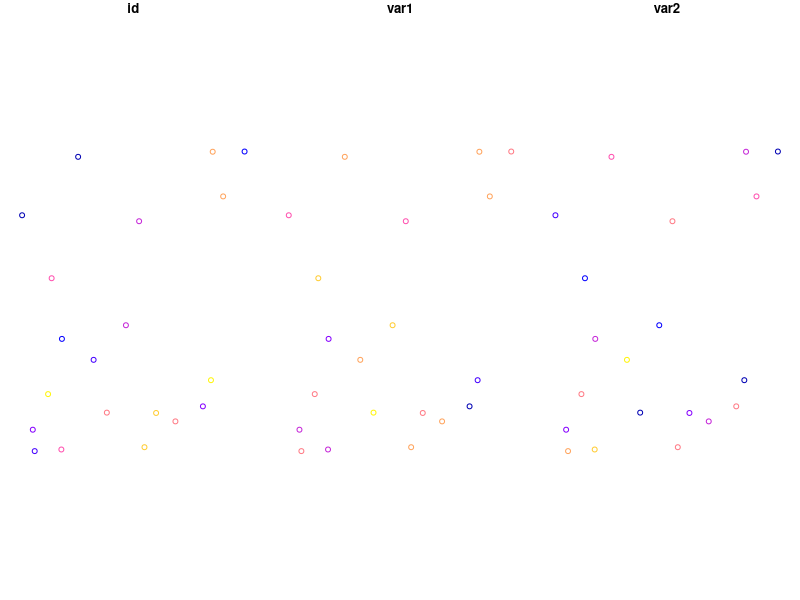
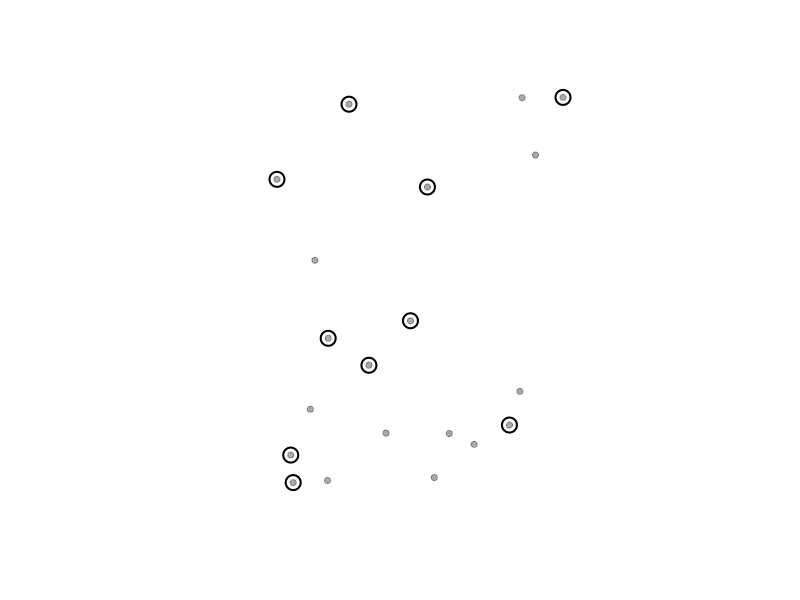
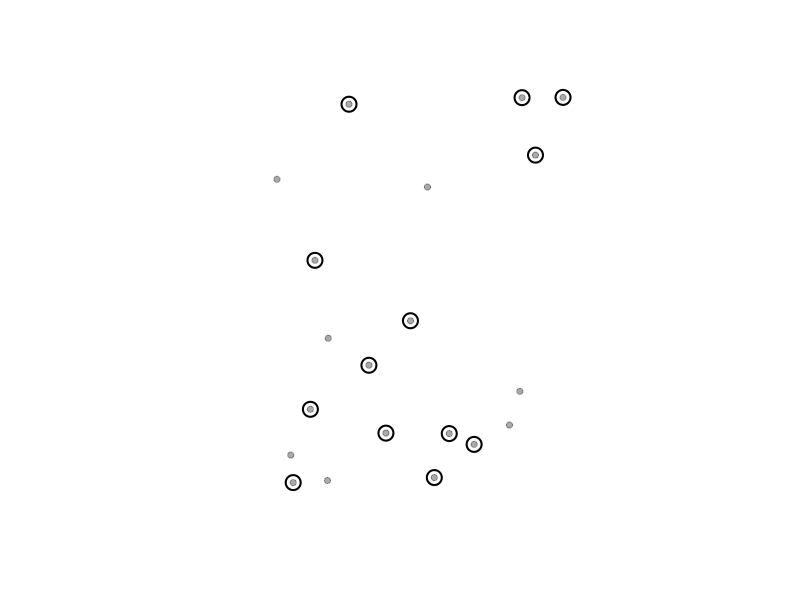
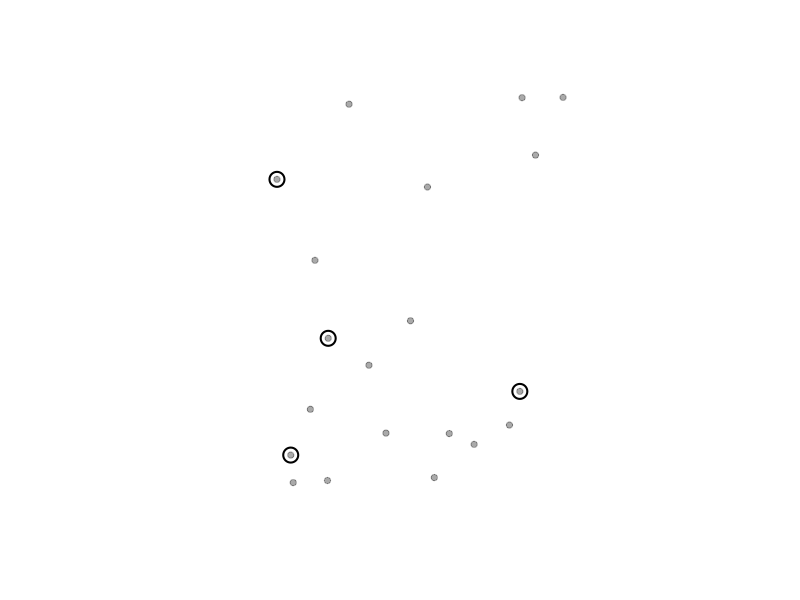
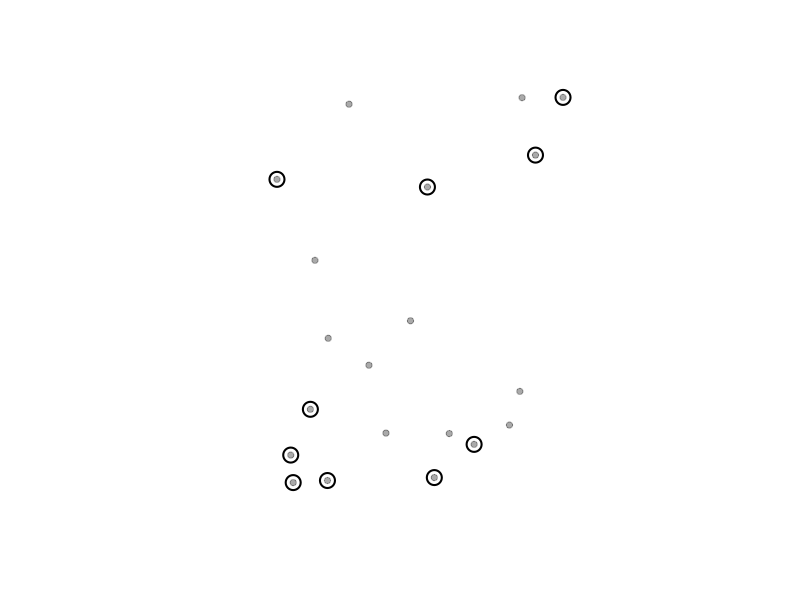
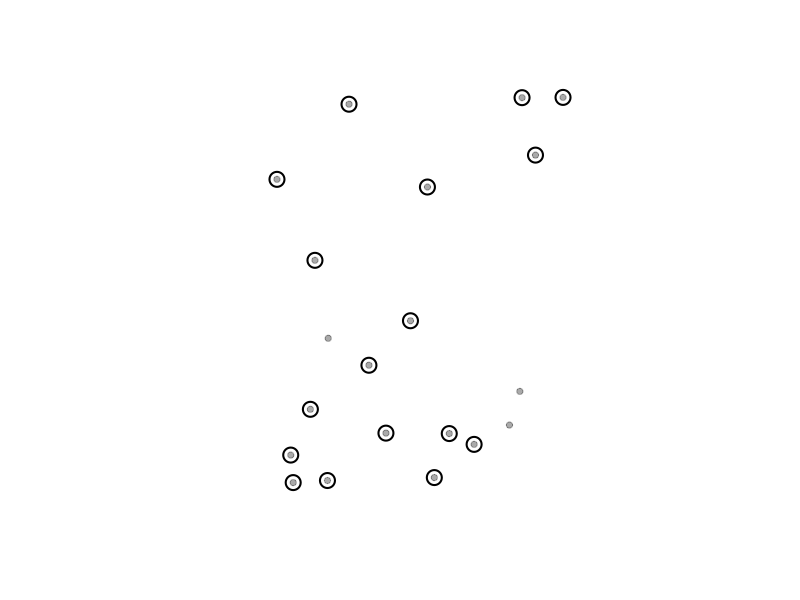
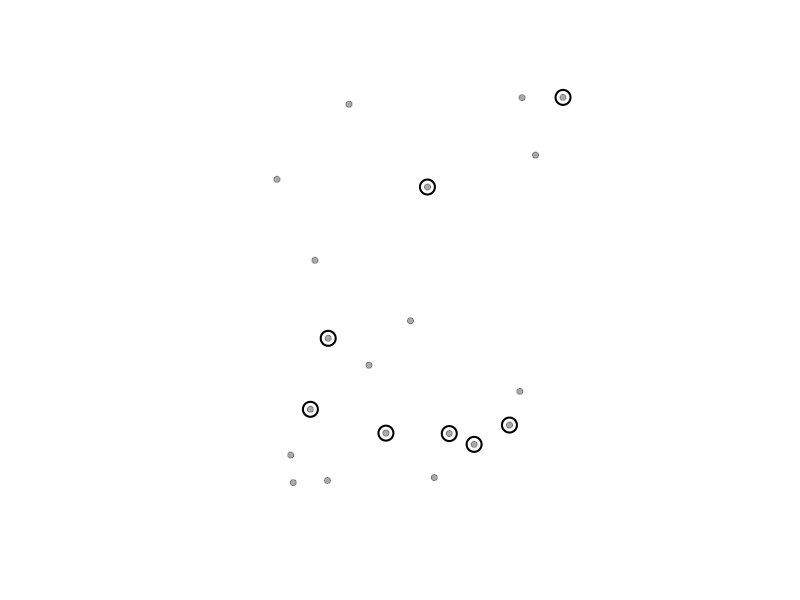
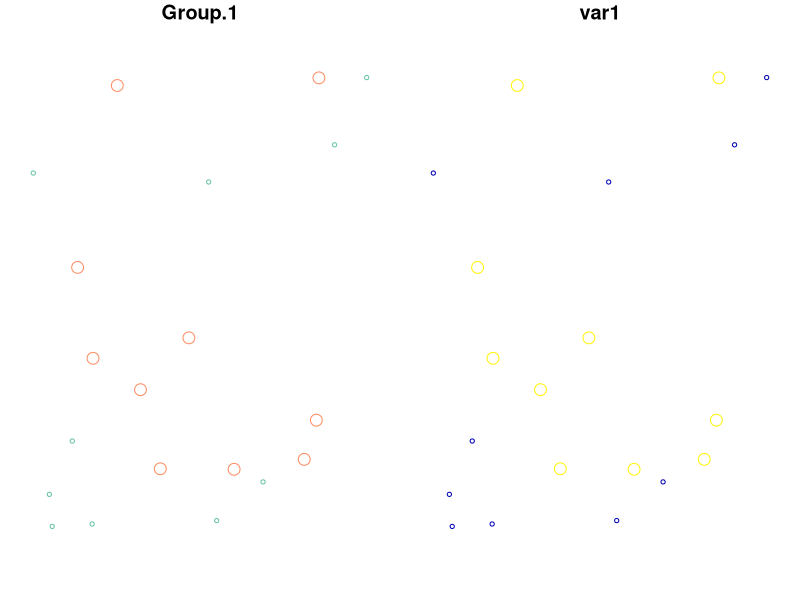

Generate these figures, in order, with R:
## ---- chunk 1
mydata <- data.frame(
  id = 1:20,
  long = -82 + 2 * runif(20),
  lat = 42 + 2 * runif(20),
  var1 = rnorm(20),
  var2 = 10 * runif(20)
)

library(sf)
spatData <- st_as_sf(mydata,
  coords = c("long", "lat"),
  crs = "+proj=longlat +ellps=WGS84 +datum=WGS84 +no_defs +towgs84=0,0,0"
)

knitr::kable(head(spatData))
plot(spatData)
## ---- chunk 2
spatData$var3 <- runif(20)
spatData$var4 <- spatData$var1 * spatData$var2
knitr::kable(head(spatData))
## ---- chunk 3
spatData$var3 <- spatData$var4 <- NULL
knitr::kable(head(spatData))
## ---- chunk 4
# Remove last 20 attributes
for (i in 1:5) spatData <- cbind(spatData, varSup = runif(20))
knitr::kable(head(spatData))
rem <- colnames(spatData)[4:8]
spatData <- spatData[, !colnames(spatData) %in% rem]
knitr::kable(head(spatData))

# Keep id, var1 and var2
for (i in 1:5) spatData <- cbind(spatData, varSup = runif(20))
knitr::kable(head(spatData))
keep <- c("id", "var1", "var2")
spatData <- spatData[, keep]
knitr::kable(head(spatData))
## ---- chunk 5
spatData$fact1 <- paste0("a", 1:2) # Create factor with 2 levels
spatData$fact2 <- paste0("b", 1:5) # Create factor with 5 levels
knitr::kable(head(spatData))
## ---- chunk 6
selectID <- 1:10
plot(spatData$geometry, col = "#00000055", pch = 20, cex = 1.25, main = "")
plot(spatData$geometry[selectID], col = "#000000", add = TRUE, pch = 1, cex = 2, lwd = 2)
## ---- chunk 7
# Select all values for var1 greater to or equal to 0
selectID <- spatData$var1 >= 0
plot(spatData$geometry, col = "#00000055", pch = 20, cex = 1.25, main = "")
plot(spatData$geometry[selectID], col = "#000000", add = T, pch = 1, cex = 2, lwd = 2)

# var1 smaller than 0 and var2 higher than 5
selectID <- spatData$var1 < 0 & spatData$var2 < 5
plot(spatData$geometry, col = "#00000055", pch = 20, cex = 1.25, main = "")
plot(spatData$geometry[selectID], col = "#000000", add = T, pch = 1, cex = 2, lwd = 2)

# fact1 equal to a1
selectID <- spatData$fact1 == "a1"
plot(spatData$geometry, col = "#00000055", pch = 20, cex = 1.25, main = "")
plot(spatData$geometry[selectID], col = "#000000", add = T, pch = 1, cex = 2, lwd = 2)

# fact1 equal to a1 or var1 greater than 0
selectID <- spatData$fact1 == "a1" | spatData$var1 > 0
plot(spatData$geometry, col = "#00000055", pch = 20, cex = 1.25, main = "")
plot(spatData$geometry[selectID], col = "#000000", add = T, pch = 1, cex = 2, lwd = 2)

# fact2 equal to b3 or b4
selectID <- spatData$fact2 %in% c("b3", "b4")
plot(spatData$geometry, col = "#00000055", pch = 20, cex = 1.25, main = "")
plot(spatData$geometry[selectID], col = "#000000", add = T, pch = 1, cex = 2, lwd = 2)
## ---- chunk 8
# Create data.frame with id field similar to that in the spatial object
joinData <- data.frame(id = seq(1, 20, by = 2),
                       var3 = rnorm(10))

# Join with attributes table of spatial object
library(dplyr)
spatData <- left_join(spatData, joinData)
knitr::kable(head(spatData))
## ---- chunk 9
aggData <- aggregate(spatData['var1'], by = list(spatData$fact1), FUN = sum)
knitr::kable(head(aggData))
plot(aggData, cex = abs(aggData$var1))
